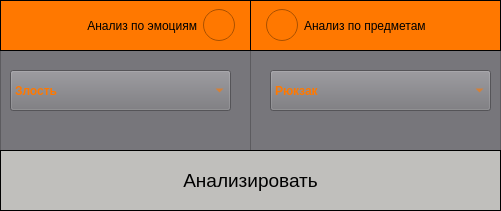
<?xml version="1.0" encoding="UTF-8"?>
<ui version="4.0">
 <class>MainWindow</class>
 <widget class="QMainWindow" name="MainWindow">
  <property name="geometry">
   <rect>
    <x>0</x>
    <y>0</y>
    <width>501</width>
    <height>211</height>
   </rect>
  </property>
  <property name="palette">
   <palette>
    <active>
     <colorrole role="Button">
      <brush brushstyle="SolidPattern">
       <color alpha="255">
        <red>192</red>
        <green>191</green>
        <blue>188</blue>
       </color>
      </brush>
     </colorrole>
     <colorrole role="Base">
      <brush brushstyle="SolidPattern">
       <color alpha="255">
        <red>192</red>
        <green>191</green>
        <blue>188</blue>
       </color>
      </brush>
     </colorrole>
     <colorrole role="Window">
      <brush brushstyle="SolidPattern">
       <color alpha="255">
        <red>192</red>
        <green>191</green>
        <blue>188</blue>
       </color>
      </brush>
     </colorrole>
     <colorrole role="Highlight">
      <brush brushstyle="SolidPattern">
       <color alpha="255">
        <red>192</red>
        <green>191</green>
        <blue>188</blue>
       </color>
      </brush>
     </colorrole>
    </active>
    <inactive>
     <colorrole role="Button">
      <brush brushstyle="SolidPattern">
       <color alpha="255">
        <red>192</red>
        <green>191</green>
        <blue>188</blue>
       </color>
      </brush>
     </colorrole>
     <colorrole role="Base">
      <brush brushstyle="SolidPattern">
       <color alpha="255">
        <red>192</red>
        <green>191</green>
        <blue>188</blue>
       </color>
      </brush>
     </colorrole>
     <colorrole role="Window">
      <brush brushstyle="SolidPattern">
       <color alpha="255">
        <red>192</red>
        <green>191</green>
        <blue>188</blue>
       </color>
      </brush>
     </colorrole>
     <colorrole role="Highlight">
      <brush brushstyle="SolidPattern">
       <color alpha="255">
        <red>192</red>
        <green>191</green>
        <blue>188</blue>
       </color>
      </brush>
     </colorrole>
    </inactive>
    <disabled>
     <colorrole role="Button">
      <brush brushstyle="SolidPattern">
       <color alpha="255">
        <red>192</red>
        <green>191</green>
        <blue>188</blue>
       </color>
      </brush>
     </colorrole>
     <colorrole role="Base">
      <brush brushstyle="SolidPattern">
       <color alpha="255">
        <red>192</red>
        <green>191</green>
        <blue>188</blue>
       </color>
      </brush>
     </colorrole>
     <colorrole role="Window">
      <brush brushstyle="SolidPattern">
       <color alpha="255">
        <red>192</red>
        <green>191</green>
        <blue>188</blue>
       </color>
      </brush>
     </colorrole>
     <colorrole role="Highlight">
      <brush brushstyle="SolidPattern">
       <color alpha="255">
        <red>145</red>
        <green>145</green>
        <blue>145</blue>
       </color>
      </brush>
     </colorrole>
    </disabled>
   </palette>
  </property>
  <property name="windowTitle">
   <string>Таргет-анализ</string>
  </property>
  <property name="styleSheet">
   <string notr="true">background-color: rgb(192, 191, 188);</string>
  </property>
  <widget class="QWidget" name="centralwidget">
   <widget class="QFrame" name="frame">
    <property name="geometry">
     <rect>
      <x>0</x>
      <y>0</y>
      <width>251</width>
      <height>151</height>
     </rect>
    </property>
    <property name="styleSheet">
     <string notr="true">background-color: rgb(119, 118, 123);
color: rgb(255, 120, 0);</string>
    </property>
    <property name="frameShape">
     <enum>QFrame::StyledPanel</enum>
    </property>
    <property name="frameShadow">
     <enum>QFrame::Raised</enum>
    </property>
    <widget class="QRadioButton" name="rb_emotions">
     <property name="geometry">
      <rect>
       <x>0</x>
       <y>0</y>
       <width>251</width>
       <height>51</height>
      </rect>
     </property>
     <property name="layoutDirection">
      <enum>Qt::RightToLeft</enum>
     </property>
     <property name="autoFillBackground">
      <bool>false</bool>
     </property>
     <property name="styleSheet">
      <string notr="true">QRadioButton::indicator{
	width: 32px;
	height: 32px;
}

QRadioButton{
	color: rgb(0, 0, 0);
	background-color: rgb(255, 120, 0);
	border-style: solid;
	border-width: 1px;
	border-color: rgb(0, 0, 0);
	padding-right: 15px;
}
</string>
     </property>
     <property name="text">
      <string>Анализ по эмоциям</string>
     </property>
     <property name="checked">
      <bool>false</bool>
     </property>
    </widget>
    <widget class="QComboBox" name="list_emotions">
     <property name="geometry">
      <rect>
       <x>10</x>
       <y>70</y>
       <width>221</width>
       <height>41</height>
      </rect>
     </property>
     <property name="font">
      <font>
       <weight>75</weight>
       <bold>true</bold>
      </font>
     </property>
     <property name="layoutDirection">
      <enum>Qt::LeftToRight</enum>
     </property>
     <property name="currentText">
      <string>Злость</string>
     </property>
     <property name="currentIndex">
      <number>0</number>
     </property>
     <property name="placeholderText">
      <string/>
     </property>
     <item>
      <property name="text">
       <string>Злость</string>
      </property>
     </item>
     <item>
      <property name="text">
       <string>Грусть</string>
      </property>
     </item>
     <item>
      <property name="text">
       <string>Испуг</string>
      </property>
     </item>
     <item>
      <property name="text">
       <string>Отвращение</string>
      </property>
     </item>
     <item>
      <property name="text">
       <string>Радость</string>
      </property>
     </item>
     <item>
      <property name="text">
       <string>Удивление</string>
      </property>
     </item>
     <item>
      <property name="text">
       <string>Презрение</string>
      </property>
     </item>
     <item>
      <property name="text">
       <string>Нейтрально</string>
      </property>
     </item>
    </widget>
   </widget>
   <widget class="QFrame" name="frame_2">
    <property name="geometry">
     <rect>
      <x>250</x>
      <y>0</y>
      <width>251</width>
      <height>151</height>
     </rect>
    </property>
    <property name="font">
     <font>
      <underline>false</underline>
      <strikeout>false</strikeout>
      <stylestrategy>PreferDefault</stylestrategy>
      <kerning>true</kerning>
     </font>
    </property>
    <property name="styleSheet">
     <string notr="true">background-color: rgb(119, 118, 123);
color: rgb(255, 120, 0);</string>
    </property>
    <property name="frameShape">
     <enum>QFrame::StyledPanel</enum>
    </property>
    <property name="frameShadow">
     <enum>QFrame::Raised</enum>
    </property>
    <widget class="QRadioButton" name="rb_items">
     <property name="geometry">
      <rect>
       <x>0</x>
       <y>0</y>
       <width>251</width>
       <height>51</height>
      </rect>
     </property>
     <property name="layoutDirection">
      <enum>Qt::LeftToRight</enum>
     </property>
     <property name="autoFillBackground">
      <bool>false</bool>
     </property>
     <property name="styleSheet">
      <string notr="true">QRadioButton::indicator{
	width: 32px;
	height: 32px;
}

QRadioButton{
	color: rgb(0, 0, 0);
	background-color: rgb(255, 120, 0);
	border-style: solid;
	border-width: 1px;
	border-color: rgb(0, 0, 0);
	padding-left: 15px;
}
</string>
     </property>
     <property name="text">
      <string>Анализ по предметам</string>
     </property>
     <property name="checked">
      <bool>false</bool>
     </property>
    </widget>
    <widget class="QComboBox" name="list_items">
     <property name="geometry">
      <rect>
       <x>20</x>
       <y>70</y>
       <width>221</width>
       <height>41</height>
      </rect>
     </property>
     <property name="font">
      <font>
       <weight>75</weight>
       <bold>true</bold>
       <stylestrategy>PreferDefault</stylestrategy>
       <kerning>true</kerning>
      </font>
     </property>
     <property name="layoutDirection">
      <enum>Qt::LeftToRight</enum>
     </property>
     <property name="currentText">
      <string>Рюкзак</string>
     </property>
     <property name="currentIndex">
      <number>0</number>
     </property>
     <property name="placeholderText">
      <string/>
     </property>
     <item>
      <property name="text">
       <string>Рюкзак</string>
      </property>
     </item>
     <item>
      <property name="text">
       <string>Зонт</string>
      </property>
     </item>
     <item>
      <property name="text">
       <string>Сумка</string>
      </property>
     </item>
     <item>
      <property name="text">
       <string>Чемодан</string>
      </property>
     </item>
     <item>
      <property name="text">
       <string>Бейсбольная бита</string>
      </property>
     </item>
     <item>
      <property name="text">
       <string>Скейтборд</string>
      </property>
     </item>
     <item>
      <property name="text">
       <string>Бутылка</string>
      </property>
     </item>
     <item>
      <property name="text">
       <string>Нож</string>
      </property>
     </item>
     <item>
      <property name="text">
       <string>Ноутбук</string>
      </property>
     </item>
     <item>
      <property name="text">
       <string>Телефон</string>
      </property>
     </item>
     <item>
      <property name="text">
       <string>Книга</string>
      </property>
     </item>
     <item>
      <property name="text">
       <string>Ножницы</string>
      </property>
     </item>
    </widget>
   </widget>
   <widget class="QPushButton" name="btn_analyze">
    <property name="enabled">
     <bool>false</bool>
    </property>
    <property name="geometry">
     <rect>
      <x>0</x>
      <y>150</y>
      <width>501</width>
      <height>61</height>
     </rect>
    </property>
    <property name="palette">
     <palette>
      <active>
       <colorrole role="WindowText">
        <brush brushstyle="SolidPattern">
         <color alpha="255">
          <red>0</red>
          <green>0</green>
          <blue>0</blue>
         </color>
        </brush>
       </colorrole>
       <colorrole role="Button">
        <brush brushstyle="SolidPattern">
         <color alpha="255">
          <red>255</red>
          <green>120</green>
          <blue>0</blue>
         </color>
        </brush>
       </colorrole>
       <colorrole role="Text">
        <brush brushstyle="SolidPattern">
         <color alpha="255">
          <red>0</red>
          <green>0</green>
          <blue>0</blue>
         </color>
        </brush>
       </colorrole>
       <colorrole role="ButtonText">
        <brush brushstyle="SolidPattern">
         <color alpha="255">
          <red>0</red>
          <green>0</green>
          <blue>0</blue>
         </color>
        </brush>
       </colorrole>
       <colorrole role="Base">
        <brush brushstyle="SolidPattern">
         <color alpha="255">
          <red>255</red>
          <green>120</green>
          <blue>0</blue>
         </color>
        </brush>
       </colorrole>
       <colorrole role="Window">
        <brush brushstyle="SolidPattern">
         <color alpha="255">
          <red>255</red>
          <green>120</green>
          <blue>0</blue>
         </color>
        </brush>
       </colorrole>
       <colorrole role="PlaceholderText">
        <brush brushstyle="NoBrush">
         <color alpha="128">
          <red>0</red>
          <green>0</green>
          <blue>0</blue>
         </color>
        </brush>
       </colorrole>
      </active>
      <inactive>
       <colorrole role="WindowText">
        <brush brushstyle="SolidPattern">
         <color alpha="255">
          <red>0</red>
          <green>0</green>
          <blue>0</blue>
         </color>
        </brush>
       </colorrole>
       <colorrole role="Button">
        <brush brushstyle="SolidPattern">
         <color alpha="255">
          <red>255</red>
          <green>120</green>
          <blue>0</blue>
         </color>
        </brush>
       </colorrole>
       <colorrole role="Text">
        <brush brushstyle="SolidPattern">
         <color alpha="255">
          <red>0</red>
          <green>0</green>
          <blue>0</blue>
         </color>
        </brush>
       </colorrole>
       <colorrole role="ButtonText">
        <brush brushstyle="SolidPattern">
         <color alpha="255">
          <red>0</red>
          <green>0</green>
          <blue>0</blue>
         </color>
        </brush>
       </colorrole>
       <colorrole role="Base">
        <brush brushstyle="SolidPattern">
         <color alpha="255">
          <red>255</red>
          <green>120</green>
          <blue>0</blue>
         </color>
        </brush>
       </colorrole>
       <colorrole role="Window">
        <brush brushstyle="SolidPattern">
         <color alpha="255">
          <red>255</red>
          <green>120</green>
          <blue>0</blue>
         </color>
        </brush>
       </colorrole>
       <colorrole role="PlaceholderText">
        <brush brushstyle="NoBrush">
         <color alpha="128">
          <red>0</red>
          <green>0</green>
          <blue>0</blue>
         </color>
        </brush>
       </colorrole>
      </inactive>
      <disabled>
       <colorrole role="WindowText">
        <brush brushstyle="SolidPattern">
         <color alpha="255">
          <red>0</red>
          <green>0</green>
          <blue>0</blue>
         </color>
        </brush>
       </colorrole>
       <colorrole role="Button">
        <brush brushstyle="SolidPattern">
         <color alpha="255">
          <red>192</red>
          <green>191</green>
          <blue>188</blue>
         </color>
        </brush>
       </colorrole>
       <colorrole role="Text">
        <brush brushstyle="SolidPattern">
         <color alpha="255">
          <red>0</red>
          <green>0</green>
          <blue>0</blue>
         </color>
        </brush>
       </colorrole>
       <colorrole role="ButtonText">
        <brush brushstyle="SolidPattern">
         <color alpha="255">
          <red>0</red>
          <green>0</green>
          <blue>0</blue>
         </color>
        </brush>
       </colorrole>
       <colorrole role="Base">
        <brush brushstyle="SolidPattern">
         <color alpha="255">
          <red>192</red>
          <green>191</green>
          <blue>188</blue>
         </color>
        </brush>
       </colorrole>
       <colorrole role="Window">
        <brush brushstyle="SolidPattern">
         <color alpha="255">
          <red>192</red>
          <green>191</green>
          <blue>188</blue>
         </color>
        </brush>
       </colorrole>
       <colorrole role="PlaceholderText">
        <brush brushstyle="SolidPattern">
         <color alpha="255">
          <red>0</red>
          <green>0</green>
          <blue>0</blue>
         </color>
        </brush>
       </colorrole>
      </disabled>
     </palette>
    </property>
    <property name="font">
     <font>
      <pointsize>14</pointsize>
      <weight>50</weight>
      <bold>false</bold>
     </font>
    </property>
    <property name="cursor">
     <cursorShape>PointingHandCursor</cursorShape>
    </property>
    <property name="styleSheet">
     <string notr="true">QPushButton {
	background-color: rgb(255, 120, 0);
	border-style: solid;
	border-width: 1px;
	border-color: rgb(0, 0, 0);
}

QPushButton:disabled {
	background-color: rgb(192, 191, 188);
	color: rgb(0, 0, 0);
}

QPushButton:hover {
	background-color: qlineargradient(spread:reflect, x1:0.493, y1:0.488545, x2:1, y2:1, stop:0.189055 rgba(255, 120, 0, 255), stop:1 rgba(255, 232, 214, 255));
}</string>
    </property>
    <property name="text">
     <string>Анализировать</string>
    </property>
   </widget>
  </widget>
 </widget>
 <resources/>
 <connections/>
</ui>
